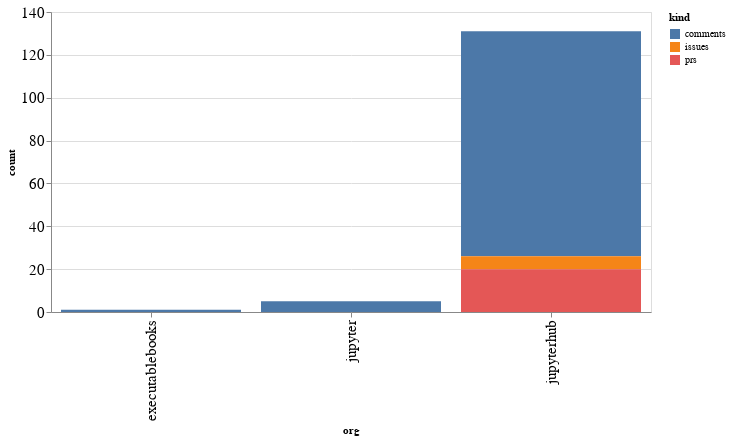

Notebook code cell kept with this figure:
### Code cell
alt.Chart(org_summaries, width=600).mark_bar().encode(
    x='org',
    y='count',
    color='kind',
    tooltip="org"
)

### Figure 1 — Vega-Lite specification as saved in the notebook (floating-point values rounded to 4 significant figures)
{"config": {"axisLeft": {"labelFontSize": 15}, "axisBottom": {"labelFontSize": 15}}, "data": {"name": "data-c5a27636724b51298eee86a17f9bf6fa"}, "mark": "bar", "encoding": {"color": {"type": "nominal", "field": "kind"}, "tooltip": {"type": "nominal", "field": "org"}, "x": {"type": "nominal", "field": "org"}, "y": {"type": "quantitative", "field": "count"}}, "width": 600, "$schema": "https://vega.github.io/schema/vega-lite/v4.8.1.json", "datasets": {"data-c5a27636724b51298eee86a17f9bf6fa": [{"org": "executablebooks", "kind": "comments", "count": 1}, {"org": "jupyter", "kind": "comments", "count": 5}, {"org": "jupyterhub", "kind": "comments", "count": 105}, {"org": "jupyterhub", "kind": "issues", "count": 6}, {"org": "jupyterhub", "kind": "prs", "count": 20}]}}
